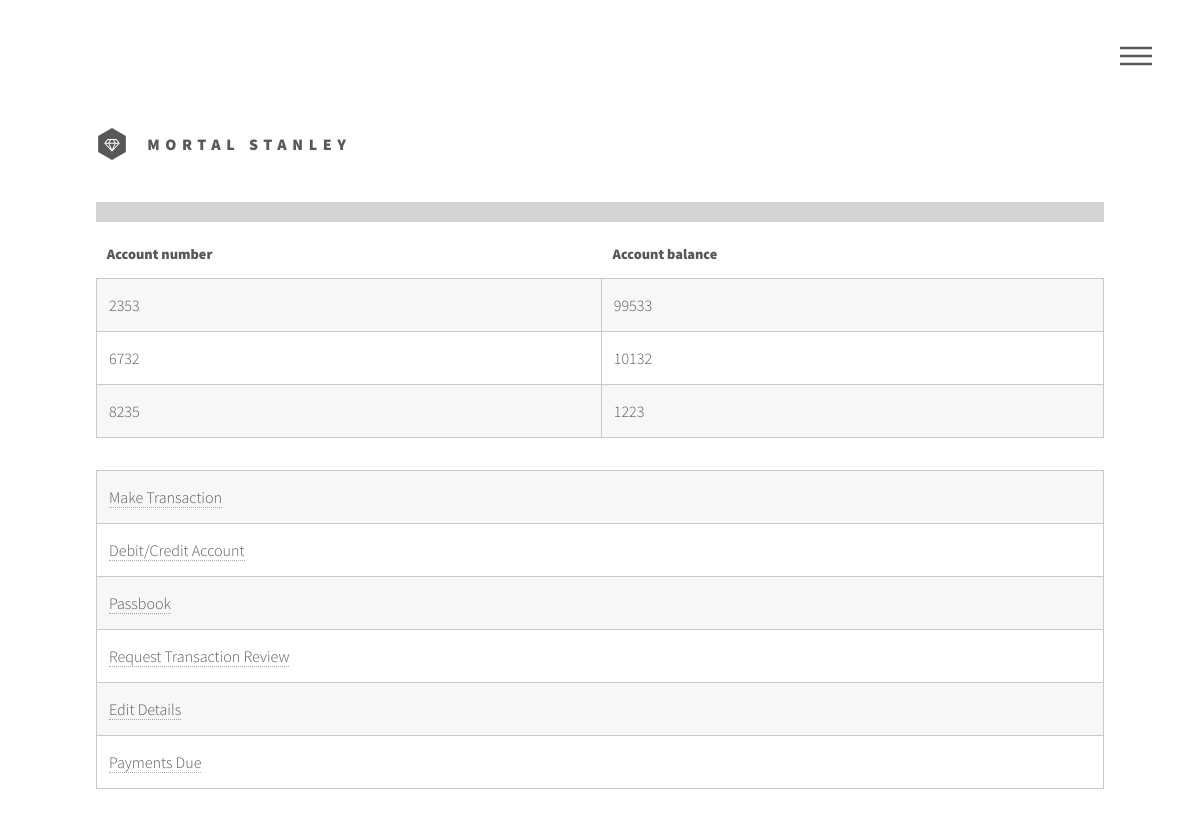
Page /dashboard_external/ (signed in) on the earlier database version.
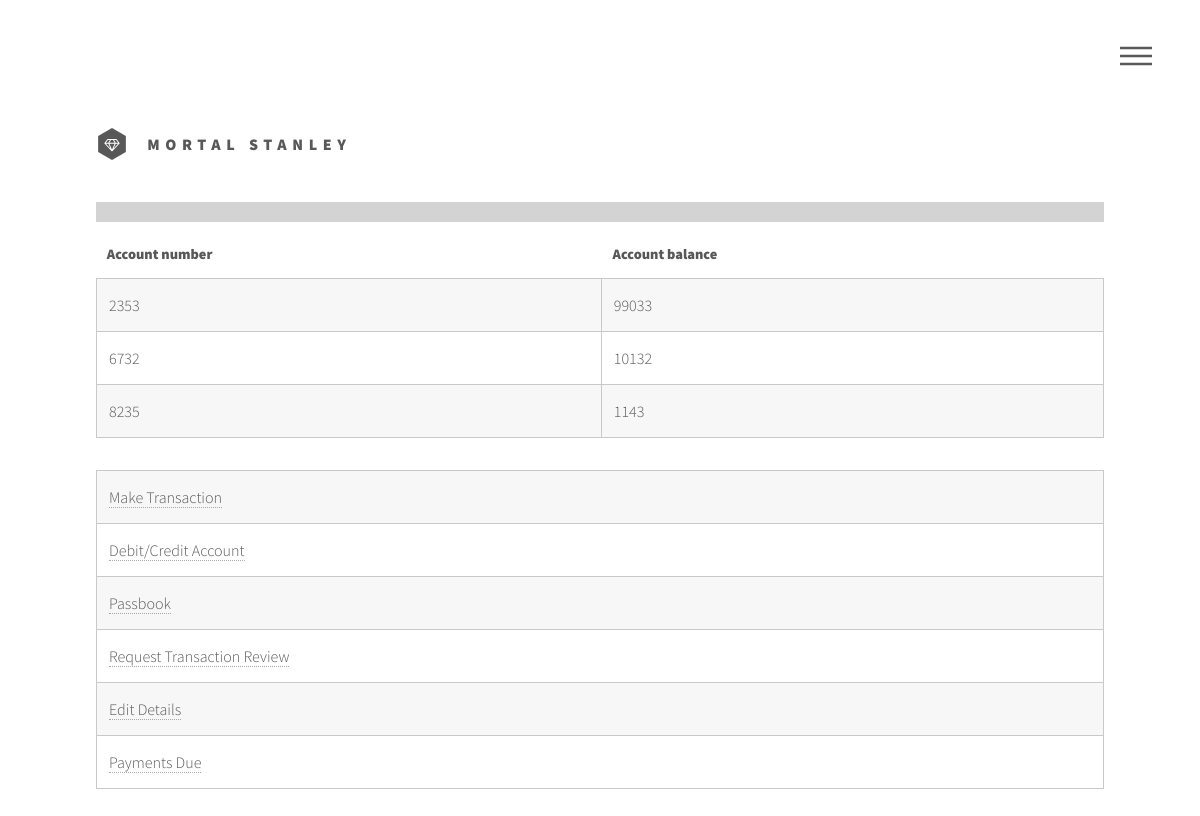
Same page on the later database version.
### BankingSystem/models.py (models this page shows, shortened)
class Account(models.Model):
	STATE = (
		('O', 'Open'),
		('C', 'Closed'),
		('S', 'Suspended'),
	)
	user = models.ForeignKey(Profile, null=True, on_delete=SET_NULL, blank=True)
	number = models.IntegerField(primary_key=True, unique=True)
	balance = models.IntegerField(default=0)
	creation_time = models.DateTimeField(auto_now_add=True)
	last_changed_time = models.DateTimeField(auto_now=True)
	state = models.CharField(max_length=1, choices=STATE)

### BankingSystem/user_views.py (the view)
# urls.py: url(r'^dashboard_external/', user_views.dashboard_external, name='dashboard'),
@login_required()
@permission_required('BankingSystem.user_operations', raise_exception=True)
def dashboard_external(request):
	fields = {
		'username': request.user.username,
		'redirect_info': do_get(request.GET, 'info'),  # Like already logged in
		'redirect_success': do_get(request.GET, 'success'),  # Like login successful
		'redirect_error': do_get(request.GET, 'error'),  # Generic site error
		'error': '',
		'has_perm_user_operations': request.user.has_perm('BankingSystem.user_operations'),
		'has_perm_create_payments': request.user.has_perm('BankingSystem.create_payments'),  # check if user is Company
		'accounts': request.user.profile.account_set.all()
	}
	return render(request, 'dashboard_external_user.html', fields)

### BankingSystem/utils.py (called while the page is built)
def do_get(request, param):
	if param in request:
		return request[param]
	return ""

### BankingSystem/templates/dashboard_external_user.html (shortened to what this page needs)
{% extends "base.html" %}
{% block content %}
<div class="12u$">
    <div class="table-wrapper 12u$">
										<table class="alt">
											<thead>
												<tr>
													<th>Account number</th>
													<th>Account balance</th>
												</tr>
											</thead>
											<tbody>
											    {% for i in accounts %}
												<tr>
													<td>{{i.number}}</td>
													<td>{{i.balance}}</td>
												</tr>
												{% endfor %}
											</tbody>
										</table>
									</div>
    <div class="table-wrapper 12u$">
        <table class="alt">
            <tbody>
            <tr>
                <td><a href="{% url 'make_transaction' %}">Make Transaction</a></td>
            </tr>
            <tr>
                <td><a href="{% url 'debit_credit' %}">Debit/Credit Account</a></td>
            </tr>
            <tr>
                <td><a href="{% url 'passbook' %}">Passbook</a></td>
            </tr>
            <tr>
                <td><a href="{% url 'request_transaction_review' %}">Request Transaction Review</a></td>
            </tr>
            <tr>
                <td><a href="{% url 'edit_user_details' %}">Edit Details</a></td>
            </tr>
            <tr>
                <td><a href="{% url 'user_payments' %}">Payments Due</a></td>
            </tr>
            </tbody>
        </table>
    </div>
</div>
{% endblock %}

Differences in the rows shown:
changed Account id 2353: balance "99533" → "99033"
changed Account id 8235: balance "1223" → "1143"
